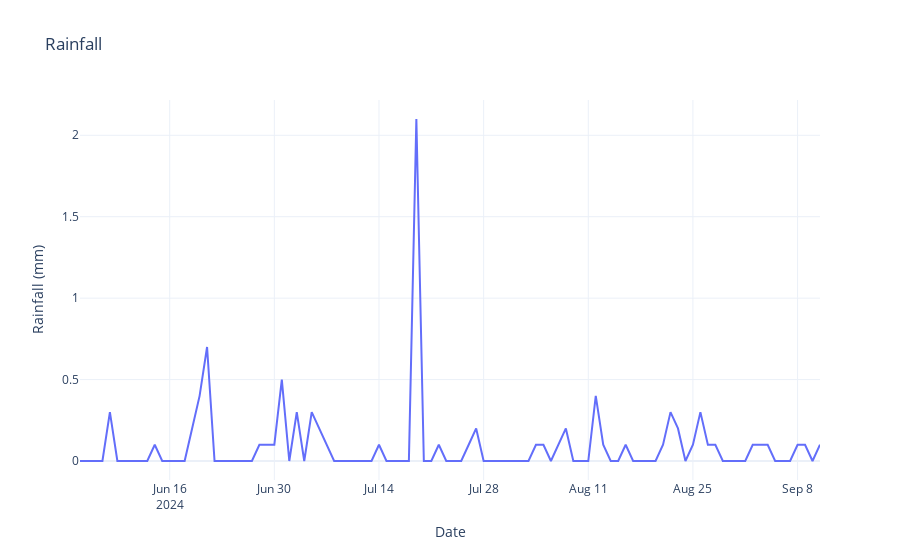

This figure's notebook cell:
### Code cell
# Plotting Rainfall from Arable data
fig = px.line(Arable_data, 
              x='Timestamp', 
              y='Precipitation', 
              title='Rainfall')

fig.update_layout(xaxis_title='Date',
                  yaxis_title='Rainfall (mm)',
                  template='plotly_white')

fig.show()
